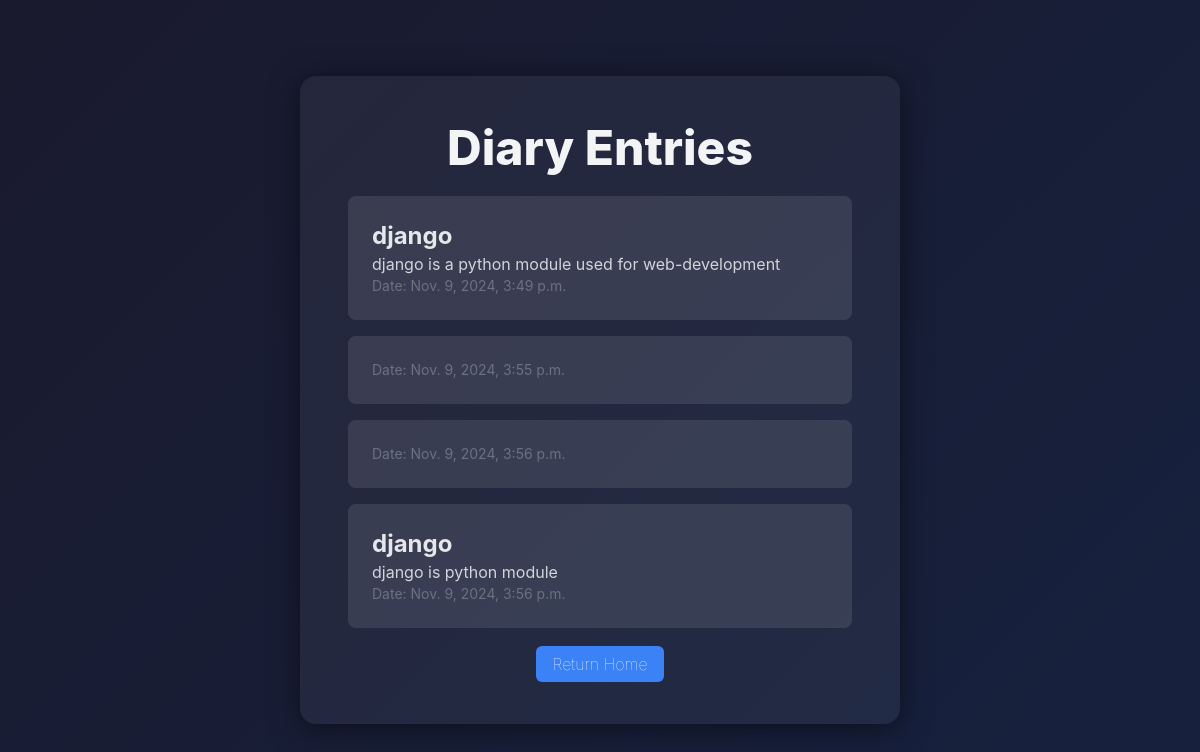
The page /view-all-entries/ on the database its author committed.
### diary/models.py (models this page shows)
class Entry(models.Model):
  header = models.CharField(max_length=100)
  entry = models.TextField()
  timestamp = models.DateTimeField(default=timezone.now)

### diary/views.py (the view)
# urls.py: path('view-all-entries/',getAllEntries),
def getAllEntries(request):
  objs =Entry.objects.all().order_by('timestamp')
  context = {
    'entries':objs
  }
  return render(request,'viewDiaryEntries.html',context=context)

### templates/viewDiaryEntries.html (shortened to what this page needs)
<!DOCTYPE html>
<html lang="en">
<head>
    <script src="https://cdn.tailwindcss.com"></script>
</head>
<body class="flex items-center justify-center min-h-screen text-gray-200">
    <div class="container w-2/3 lg:w-1/2 max-h-[700px] overflow-y-scroll" style="scrollbar-width: none;">
        <h1 class="text-5xl font-extrabold mb-6 text-gray-100 text-center">Diary Entries</h1>
        {% if entries %}
            {% for entry in entries %}
            <a href="/diary/{{entry.id}}">
                <div class="entry-card overflow-hidden">
                    <h2 class="text-2xl font-bold text-gray-200">{{ entry.header }}</h2>
                    <p class="text-gray-300">{{ entry.entry }}</p>
                    <p class="text-gray-500 text-sm">Date: {{ entry.timestamp }}</p>
                </div>
            </a>
            {% endfor %}
        {% else %}
            <p class="text-gray-300">No entries found.</p>
        {% endif %}
        <div class="w-full text-center mt-6">
            <a href="/" class="return-button hover:bg-blue-700 bg-blue-500 px-4 py-2 rounded-md font-thin text-white transition duration-300">
                Return Home
            </a>
        </div>
    </div>
</body>
</html>

### templates/viewDiaryEntries.html (style rules this page uses)
body { background: linear-gradient(135deg, #1a1a2e, #16213e); font-family: 'Inter', sans-serif; opacity: 0; animation: fadeIn 1.5s forwards; }
.container { background-color: rgba(255, 255, 255, 0.05); backdrop-filter: blur(10px); border-radius: 16px; padding: 3rem; box-shadow: 0px 4px 30px rgba(0, 0, 0, 0.5); }
.entry-card { background-color: rgba(255, 255, 255, 0.1); border-radius: 8px; padding: 1.5rem; margin: 1rem 0; overflow: hidden; max-height: 150px; opacity: 0; animation: slideIn 0.5s forwards; }
.return-button { transition: background-color 0.3s ease; }

### rows shown on the page
Entry: header "django", entry "django is a python module used for web-development", timestamp "Nov. 9, 2024, 3:49 p.m."
Entry: timestamp "Nov. 9, 2024, 3:55 p.m."
Entry: timestamp "Nov. 9, 2024, 3:56 p.m."
Entry: header "django", entry "django is python module", timestamp "Nov. 9, 2024, 3:56 p.m."
